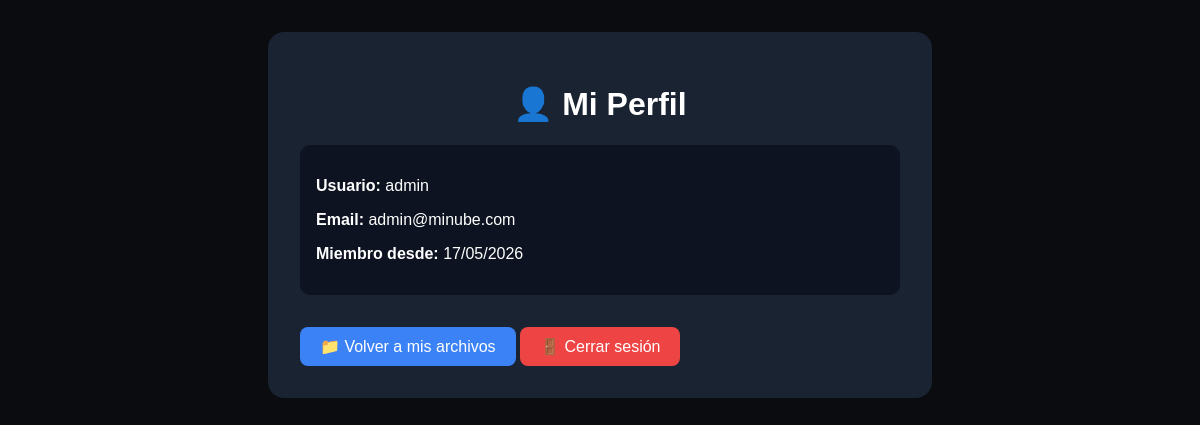
The app's page /perfil (signed in) with its own data.
### app.py (models this page shows, shortened)
class User(UserMixin, db.Model):
    id = db.Column(db.Integer, primary_key=True)
    username = db.Column(db.String(80), unique=True, nullable=False)
    email = db.Column(db.String(120), unique=True, nullable=False)
    password = db.Column(db.String(200), nullable=False)
    role = db.Column(db.String(20), default='user')  # user, admin, owner
    is_banned = db.Column(db.Boolean, default=False)
    ban_reason = db.Column(db.String(200), nullable=True)
    ban_until = db.Column(db.DateTime, nullable=True)
    avatar = db.Column(db.String(200), default='default.png')
    created_at = db.Column(db.DateTime, default=datetime.utcnow)
    last_login = db.Column(db.DateTime, nullable=True)
    files = db.relationship('File', backref='owner', lazy=True)
    def is_banned_active(self):
        if not self.is_banned:
            return False

### app.py (the view)
@app.route('/perfil')
@login_required
def perfil():
    return render_template('perfil.html', user=current_user)

### app.py (called while the page is built)
@login_manager.user_loader
def load_user(user_id):
    user = User.query.get(int(user_id))
    if user and user.is_banned_active():
        return None
    return user

### templates/perfil.html (shortened to what this page needs)
<!DOCTYPE html>
<html>
<head>
</head>
<body>
    <div class="container">
        <h1>👤 Mi Perfil</h1>
        <div class="info">
            <p><strong>Usuario:</strong> {{ user.username }}</p>
            <p><strong>Email:</strong> {{ user.email }}</p>
            <p><strong>Miembro desde:</strong> {{ user.created_at.strftime('%d/%m/%Y') if user.created_at else 'Nuevo' }}</p>
        </div>
        <a href="{{ url_for('dashboard') }}" class="btn">📁 Volver a mis archivos</a>
        <a href="{{ url_for('logout') }}" class="btn btn-danger">🚪 Cerrar sesión</a>
    </div>
</body>
</html>

### templates/perfil.html (style rules this page uses)
body { font-family: Arial, sans-serif; background: #0a0c10; margin: 0; padding: 2rem; }
.container { max-width: 600px; margin: 0 auto; background: #1a2332; border-radius: 16px; padding: 2rem; }
h1 { color: white; text-align: center; }
.info { color: white; margin: 1rem 0; padding: 1rem; background: #0d1320; border-radius: 10px; }
.btn { display: inline-block; padding: 10px 20px; background: #3b82f6; color: white; text-decoration: none; border-radius: 8px; margin-top: 1rem; }
.btn-danger { background: #ef4444; }

### records on screen
User: username "admin", email "admin@minube.com", created_at "17/05/2026"
